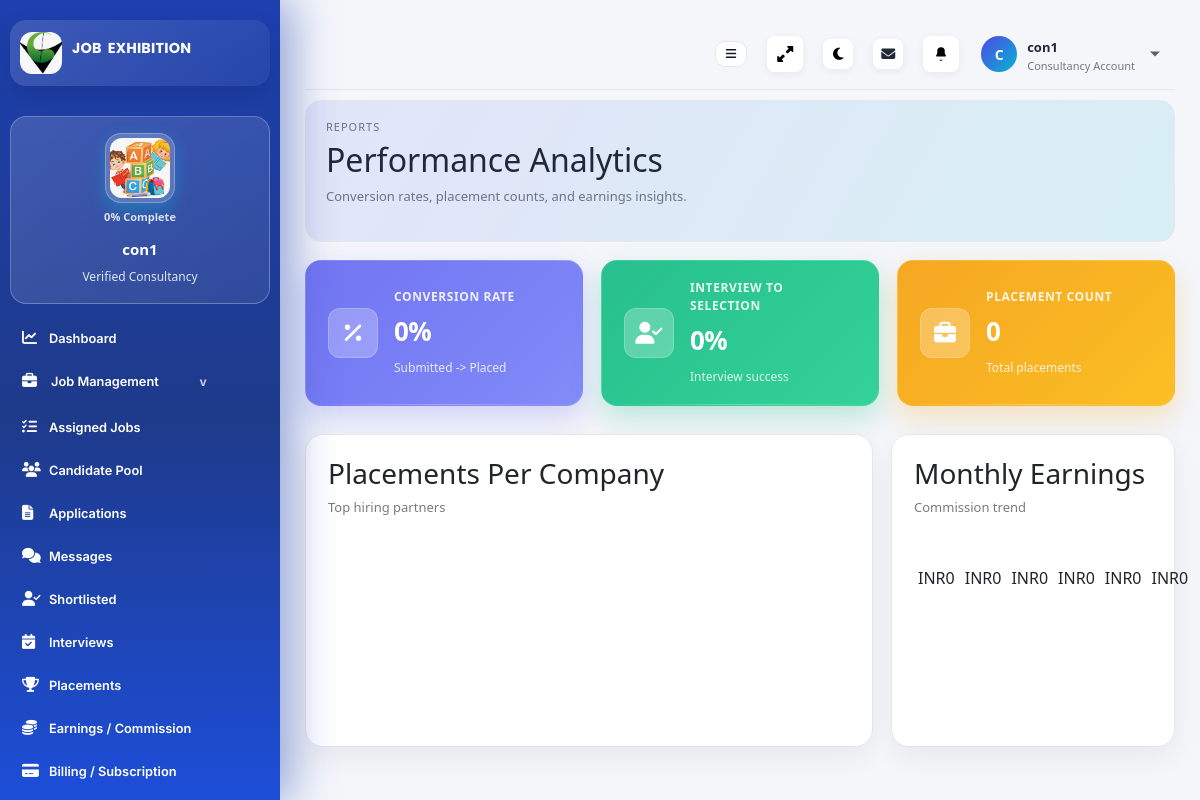
The app's page /consultancy/reports/ (signed in) with its own data.
### dashboard/models.py (models this page shows, shortened)
class UserBase(models.Model):
    name = models.CharField(max_length=200)
    email = models.EmailField(max_length=254)
    phone = models.CharField(max_length=50, blank=True)
    password = models.CharField(max_length=128, blank=True)
    location = models.CharField(max_length=120, blank=True)
    address = models.TextField(blank=True)
    registration_date = models.DateTimeField(auto_now_add=True)
    last_login = models.DateTimeField(null=True, blank=True)
    profile_image = models.FileField(upload_to="profiles/", null=True, blank=True)
    account_type = models.CharField(max_length=50, blank=True)
    profile_completion = models.PositiveIntegerField(default=0)
    kyc_status = models.CharField(max_length=20, choices=KYC_CHOICES, default="Pending")
    account_status = models.CharField(max_length=20, choices=ACCOUNT_STATUS_CHOICES, default="Active")
    warning_count = models.PositiveIntegerField(default=0)
    suspension_reason = models.CharField(max_length=255, blank=True)
    class Meta:
        abstract = True

class Consultancy(UserBase):
    company_type = models.CharField(max_length=40, blank=True)
    registration_number = models.CharField(max_length=120, blank=True)
    gst_number = models.CharField(max_length=120, blank=True)
    year_established = models.PositiveIntegerField(null=True, blank=True)
    website_url = models.URLField(blank=True)
    alt_phone = models.CharField(max_length=50, blank=True)
    office_landline = models.CharField(max_length=50, blank=True)
    address_line1 = models.CharField(max_length=200, blank=True)
    address_line2 = models.CharField(max_length=200, blank=True)
    city = models.CharField(max_length=120, blank=True)
    state = models.CharField(max_length=120, blank=True)
    pin_code = models.CharField(max_length=20, blank=True)
    country = models.CharField(max_length=120, blank=True)
    owner_name = models.CharField(max_length=200, blank=True)
    owner_designation = models.CharField(max_length=120, blank=True)
    owner_phone = models.CharField(max_length=50, blank=True)
    owner_email = models.EmailField(blank=True)
    owner_pan = models.CharField(max_length=50, blank=True)
    owner_aadhaar = models.CharField(max_length=50, blank=True)
    consultancy_type = models.CharField(max_length=200, blank=True)
    industries_served = models.CharField(max_length=255, blank=True)
    service_charges = models.CharField(max_length=120, blank=True)
    areas_of_operation = models.CharField(max_length=120, blank=True)
    license_number = models.CharField(max_length=120, blank=True)
    registration_certificate = models.FileField(upload_to="documents/consultancies/", null=True, blank=True)
    gst_certificate = models.FileField(upload_to="documents/consultancies/", null=True, blank=True)
    pan_card = models.FileField(upload_to="documents/consultancies/", null=True, blank=True)
    address_proof = models.FileField(upload_to="documents/consultancies/", null=True, blank=True)
    contact_position = models.CharField(max_length=120, blank=True)
    plan_name = models.CharField(max_length=120, blank=True)
    plan_type = models.CharField(max_length=20, choices=PLAN_CHOICES, blank=True)
    plan_start = models.DateField(null=True, blank=True)
    plan_expiry = models.DateField(null=True, blank=True)
    payment_status = models.CharField(max_length=20, choices=PAYMENT_CHOICES, blank=True)
    auto_renew = models.BooleanField(default=False)
    commission_fixed_fee = models.PositiveIntegerField(default=25000)
    commission_percentage = models.PositiveIntegerField(default=10)
    commission_milestone_notes = models.CharField(
        max_length=255,
        blank=True,
        default="Stage-wise commission release",
    )

### dashboard/views.py (the view, shortened to what this page needs)
# urls.py: path("consultancy/reports/", views.consultancy_reports_view, name="consultancy_reports"),
@consultancy_login_required
def consultancy_reports_view(request):
    consultancy_id = request.session.get("consultancy_id")
    consultancy = Consultancy.objects.filter(id=consultancy_id).first()
    if not consultancy:
        return redirect("dashboard:login")
    applications = Application.objects.filter(consultancy=consultancy)
    total_apps = applications.count()
    interview_count = applications.filter(status__in=INTERVIEW_STATUSES).count()
    placements_qs = applications.filter(status__in=SELECTED_STATUSES)
    placements_count = placements_qs.count()
    commission_rate = _consultancy_commission_defaults(consultancy)["fixed_fee"]
    conversion_rate = f"{(placements_count / total_apps * 100):.0f}%" if total_apps else "0%"
    interview_to_selection = (
        f"{(placements_count / interview_count * 100):.0f}%" if interview_count else "0%"
    )
    placements_per_company = list(
        placements_qs.values("company")
        .annotate(count=Count("id"))
        .order_by("-count")[:5]
    )
    today = timezone.localdate()
    first_of_month = today.replace(day=1)
    assignment_map = {
        assignment.job_id: assignment
        for assignment in AssignedJob.objects.filter(consultancy=consultancy).select_related("job")
    }
    monthly_counts = {}
    monthly_amounts = {}
    def shift_month(base_date, months):
        month_index = base_date.month - 1 + months
        year = base_date.year + month_index // 12
        month = month_index % 12 + 1
        return base_date.replace(year=year, month=month, day=1)
    monthly_earnings = []
    for offset in range(-5, 1):
        month_date = shift_month(first_of_month, offset)
        label = month_date.strftime("%b %Y")
        count = monthly_counts.get(label, 0)
        amount = monthly_amounts.get(label, 0)
        monthly_earnings.append(
            {
                "month": label,
                "amount": f"{amount:,}",
            }
        )
    reports = {
        "conversion_rate": conversion_rate,
        "interview_to_selection": interview_to_selection,
        "placements_count": placements_count,
        "placements_per_company": placements_per_company,
        "monthly_earnings": monthly_earnings,
    }
    return render(
        request,
        "dashboard/consultancy/consultancy_reports.html",
        {"consultancy": consultancy, "reports": reports},
    )

### dashboard/templates/dashboard/consultancy/consultancy_reports.html (shortened to what this page needs)
{% extends "dashboard/consultancy/consultancy_base.html" %}
{% load static %}
{% block content %}
<section class="page-hero">
  <div>
    <p class="eyebrow">Reports</p>
    <h2>Performance Analytics</h2>
    <p class="muted">Conversion rates, placement counts, and earnings insights.</p>
  </div>
</section>
<section class="pill-grid">
  <article class="pill-card gradient-1">
    <div class="pill-icon"><i class="fa-solid fa-percentage"></i></div>
    <div>
      <p class="pill-title">Conversion Rate</p>
      <strong class="pill-value">{{ reports.conversion_rate }}</strong>
      <span class="pill-sub">Submitted -> Placed</span>
    </div>
  </article>
  <article class="pill-card gradient-2">
    <div class="pill-icon"><i class="fa-solid fa-user-check"></i></div>
    <div>
      <p class="pill-title">Interview to Selection</p>
      <strong class="pill-value">{{ reports.interview_to_selection }}</strong>
      <span class="pill-sub">Interview success</span>
    </div>
  </article>
  <article class="pill-card gradient-3">
    <div class="pill-icon"><i class="fa-solid fa-briefcase"></i></div>
    <div>
      <p class="pill-title">Placement Count</p>
      <strong class="pill-value">{{ reports.placements_count }}</strong>
      <span class="pill-sub">Total placements</span>
    </div>
  </article>
</section>
<section class="graph-grid">
  <article class="card chart-card">
    <div class="chart-header">
      <div>
        <h3>Placements Per Company</h3>
        <p class="muted">Top hiring partners</p>
      </div>
    </div>
  </article>
  <article class="card chart-card">
    <div class="chart-header">
      <div>
        <h3>Monthly Earnings</h3>
        <p class="muted">Commission trend</p>
      </div>
    </div>
    <div class="trend-chart">
      {% for row in reports.monthly_earnings %}
      <div class="trend-bar" data-count="{{ row.amount|cut:',' }}">
      </div>
      {% endfor %}
    </div>
  </article>
</section>
{% endblock %}

### dashboard/templates/dashboard/consultancy/consultancy_base.html (shortened to what this page needs)
{% load static %}
<!doctype html>
<html lang="en">
  <head>
    <link rel="stylesheet" href="https://cdn.jsdelivr.net/npm/bootstrap@5.3.2/dist/css/bootstrap.min.css" />
    <link rel="stylesheet" href="https://cdnjs.cloudflare.com/ajax/libs/font-awesome/6.5.0/css/all.min.css" />
    <link rel="stylesheet" href="{% static 'dashboard/css/style.css' %}?v={{ static_asset_version }}" />
  </head>
  <body class="consultancy-dashboard">
    <div class="app-shell">
      <aside class="sidebar consultancy-sidebar">
        <div class="brand">
          <div class="brand-mark">
            <img src="{% static 'dashboard/img/je-logo.svg' %}?v={{ static_asset_version }}" alt="Job Exhibition logo" />
          </div>
          <div class="brand-text">
            <h1 class="style-1"><span class="brand-job">Job</span> <span class="brand-exhibition">Exhibition</span></h1>
          </div>
</div>
        <div class="company-user consultancy-user">
          <div class="company-logo-stack">
            <div class="company-logo" style="--progress: {{ consultancy.profile_completion|default:0 }};">
              {% if consultancy.profile_image %}
                <img src="{{ consultancy.profile_image.url }}" alt="Consultancy logo" />
              {% else %}
                <span>{{ consultancy.name|default:"C"|first|upper }}</span>
              {% endif %}
            </div>
            <span class="profile-progress-text">{{ consultancy.profile_completion|default:0 }}% Complete</span>
          </div>
          <div class="company-user-meta">
            <strong>{{ consultancy.name|default:"consultancy" }}</strong>
            <span>{{ consultancy.kyc_status|default:"Verified" }} Consultancy</span>
          </div>
        </div>
        <nav class="sidebar-nav">
          <a class="nav-item {% if request.resolver_match.url_name == 'consultancy_dashboard' %}active{% endif %}" href="{% url 'dashboard:consultancy_dashboard' %}">
            <span class="nav-icon"><i class="fa-solid fa-chart-line"></i></span>
            <span>Dashboard</span>
          </a>
          <div class="nav-section {% if request.resolver_match.url_name == 'consultancy_jobs' or request.resolver_match.url_name == 'consultancy_job_detail' %}open{% endif %}">
            <button class="nav-item nav-toggle" type="button" data-target="consultancyJobManagement" aria-expanded="{% if request.resolver_match.url_name == 'consultancy_jobs' or request.resolver_match.url_name == 'consultancy_job_detail' %}true{% else %}false{% endif %}" aria-controls="consultancyJobManagement">
              <div class="nav-label">
                <span class="nav-icon"><i class="fa-solid fa-briefcase"></i></span>
                <span>Job Management</span>
              </div>
              <span class="caret">v</span>
            </button>
          </div>
          <a class="nav-item {% if request.resolver_match.url_name == 'consultancy_assigned_jobs' %}active{% endif %}" href="{% url 'dashboard:consultancy_assigned_jobs' %}">
            <span class="nav-icon"><i class="fa-solid fa-list-check"></i></span>
            <span>Assigned Jobs</span>
          </a>
          <a class="nav-item {% if request.resolver_match.url_name == 'consultancy_candidate_pool' %}active{% endif %}" href="{% url 'dashboard:consultancy_candidate_pool' %}">
            <span class="nav-icon"><i class="fa-solid fa-users"></i></span>
            <span>Candidate Pool</span>
          </a>
          <a class="nav-item {% if request.resolver_match.url_name == 'consultancy_applications' %}active{% endif %}" href="{% url 'dashboard:consultancy_applications' %}">
            <span class="nav-icon"><i class="fa-solid fa-file-lines"></i></span>
            <span>Applications</span>
          </a>
          <a class="nav-item {% if request.resolver_match.url_name == 'consultancy_messages' %}active{% endif %}" href="{% url 'dashboard:consultancy_messages' %}">
            <span class="nav-icon"><i class="fa-solid fa-comments"></i></span>
            <span>Messages</span>
          </a>
          <a class="nav-item {% if request.resolver_match.url_name == 'consultancy_shortlisted' %}active{% endif %}" href="{% url 'dashboard:consultancy_shortlisted' %}">
            <span class="nav-icon"><i class="fa-solid fa-user-check"></i></span>
            <span>Shortlisted</span>
          </a>
          <a class="nav-item {% if request.resolver_match.url_name == 'consultancy_interviews' %}active{% endif %}" href="{% url 'dashboard:consultancy_interviews' %}">
            <span class="nav-icon"><i class="fa-solid fa-calendar-check"></i></span>
            <span>Interviews</span>
          </a>
          <a class="nav-item {% if request.resolver_match.url_name == 'consultancy_placements' %}active{% endif %}" href="{% url 'dashboard:consultancy_placements' %}">
            <span class="nav-icon"><i class="fa-solid fa-trophy"></i></span>
            <span>Placements</span>
          </a>
          <a class="nav-item {% if request.resolver_match.url_name == 'consultancy_earnings' %}active{% endif %}" href="{% url 'dashboard:consultancy_earnings' %}">
            <span class="nav-icon"><i class="fa-solid fa-coins"></i></span>
            <span>Earnings / Commission</span>
          </a>
          <a class="nav-item {% if request.resolver_match.url_name == 'consultancy_subscription' %}active{% endif %}" href="{% url 'dashboard:consultancy_subscription' %}">
            <span class="nav-icon"><i class="fa-solid fa-credit-card"></i></span>
            <span>Billing / Subscription</span>
          </a>
        </nav>
      </aside>
      <main class="main">
        <header class="page-header">
          <div class="topbar">
            <div class="top-actions">
              <div class="sidebar-control">
  <button class="sidebar-control-btn" type="button" data-sidebar-toggle aria-label="Toggle sidebar">
    <i class="fa-solid fa-bars"></i>
  </button>
</div>
<button class="icon-btn fullscreen-toggle" type="button" data-fullscreen-toggle aria-label="Toggle fullscreen">
  <i class="fa-solid fa-up-right-and-down-left-from-center"></i>
</button>
              <button class="icon-btn compact" id="darkModeToggle" aria-label="Toggle dark mode">
                <i class="fa-solid fa-moon"></i>
              </button>
              <a class="icon-btn compact" href="{% url 'dashboard:consultancy_messages' %}" aria-label="Messages">
                <i class="fa-solid fa-envelope"></i>
              </a>
              <details class="notification-dropdown">
                <summary class="icon-btn" aria-label="Notifications">
                  <svg viewBox="0 0 24 24" aria-hidden="true"><path d="M12 3a5 5 0 0 0-5 5v3.2l-1.4 2.7a1 1 0 0 0 .9 1.5h11a1 1 0 0 0 .9-1.5L17 11.2V8a5 5 0 0 0-5-5Zm0 18a2.5 2.5 0 0 0 2.3-1.5h-4.6A2.5 2.5 0 0 0 12 21Z" /></svg>
                </summary>
              </details>
            </div>
            <details class="profile-dropdown">
              <summary class="profile-summary">
                <div class="profile-avatar">{{ consultancy.name|default:"C"|first|upper }}</div>
                <div class="profile-meta">
                  <strong>{{ consultancy.name|default:"consultancy" }}</strong>
                  <span>Consultancy Account</span>
                </div>
                <svg class="chevron" viewBox="0 0 24 24" aria-hidden="true"><path d="m6 9 6 6 6-6" /></svg>
              </summary>
            </details>
          </div>
        </header>
        {% block content %}{% endblock %}
      </main>
    </div>
  </body>
</html>

### records on screen
Consultancy: profile_image (picture), profile_completion "0", name "con1", kyc_status "Verified", name|first "C"

### other values on screen
{{ reports.conversion_rate }} "0%"
{{ reports.interview_to_selection }} "0%"
{{ reports.placements_count }} "0"
